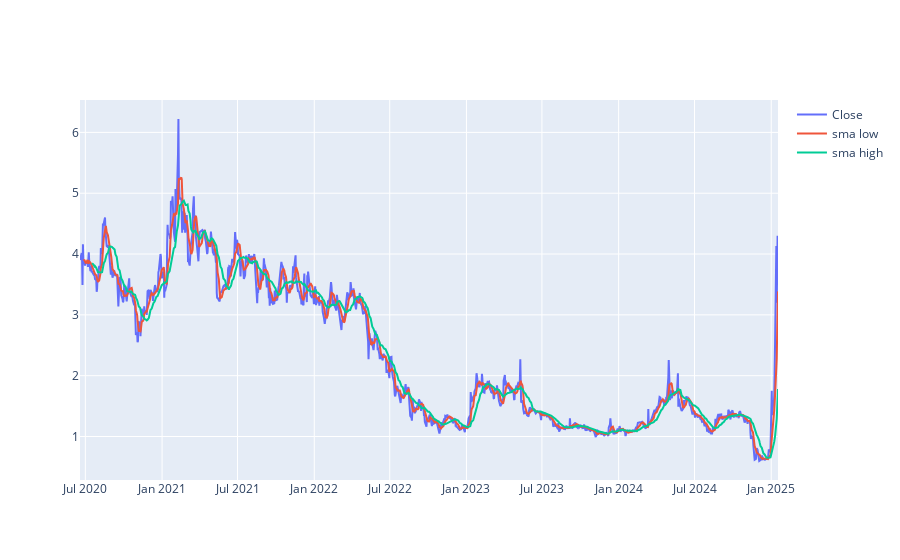

Notebook code cell kept with this figure:
### Code cell
import plotly.graph_objects as go
fig = go.Figure()

fig.add_trace(go.Scatter(x=raw_bngo['timestamp'], y=raw_bngo['close'], mode='lines', name='Close'))
fig.add_trace(go.Scatter(x=raw_bngo['timestamp'], y=raw_bngo['smaLow'], mode='lines', name='sma low'))
fig.add_trace(go.Scatter(x=raw_bngo['timestamp'], y=raw_bngo['smaHigh'], mode='lines', name='sma high'))
fig.show()

### Figure 1 — Plotly figure (JSON) as saved in the notebook; plotly's stock layout.template omitted (floating-point values rounded to 4 significant figures; data arrays with more than 128 entries replaced by an {"elided": "..."} marker saying what was removed)
{"data": [{"mode": "lines", "name": "Close", "type": "scatter", "x": {"elided": "1153 str values"}, "y": {"elided": "1153 float values"}}, {"mode": "lines", "name": "sma low", "type": "scatter", "x": {"elided": "1153 str values"}, "y": {"elided": "1153 float values"}}, {"mode": "lines", "name": "sma high", "type": "scatter", "x": {"elided": "1153 str values"}, "y": {"elided": "1153 float values"}}], "layout": {}}
